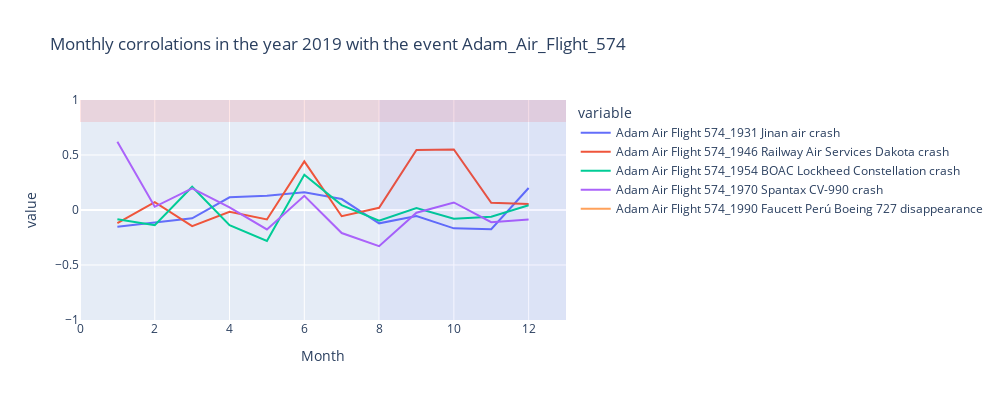
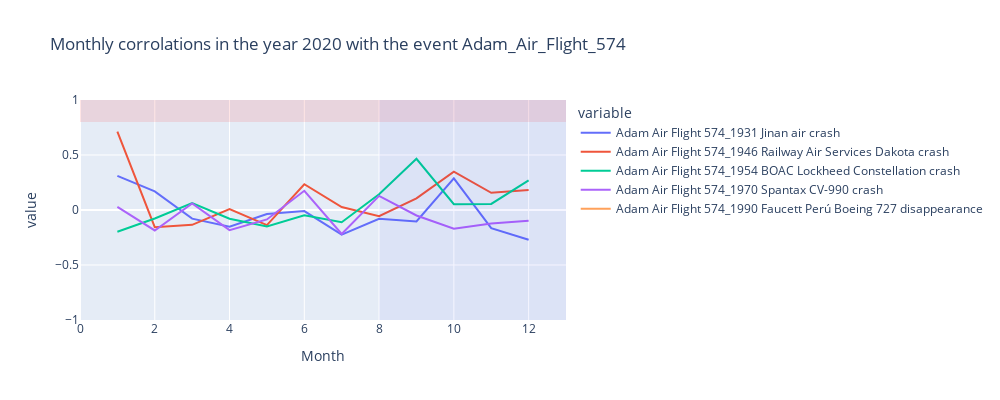
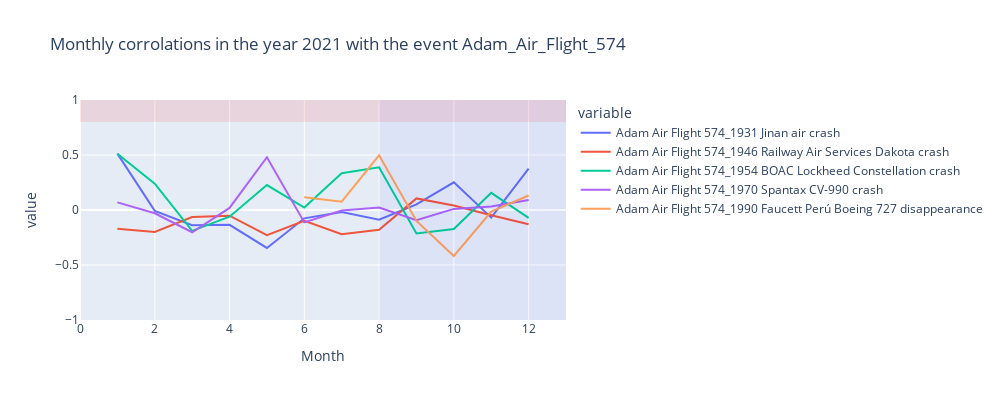
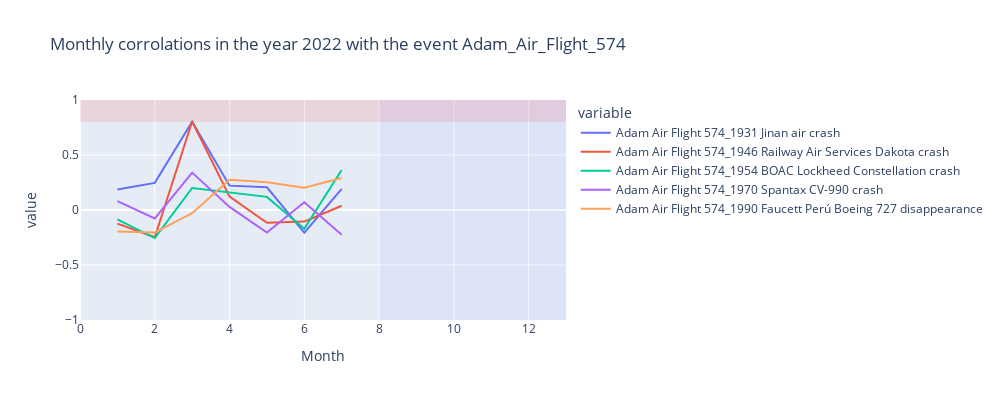

The notebook cell these images were saved under, in order:
### Code cell
plot_monthly_corr_cursh(yearly_corr,corr_dic['corr_Adam_Air_Flight_574'][:5], 'Adam_Air_Flight_574')

### Figure 1 — Plotly figure (JSON) as saved in the notebook; plotly's stock layout.template omitted (floating-point values rounded to 4 significant figures)
{"data": [{"hovertemplate": "variable=Adam Air Flight 574_1931 Jinan air crash<br>Month=%{x}<br>value=%{y}<extra></extra>", "legendgroup": "Adam Air Flight 574_1931 Jinan air crash", "line": {"color": "#636efa", "dash": "solid"}, "mode": "lines", "name": "Adam Air Flight 574_1931 Jinan air crash", "orientation": "v", "showlegend": true, "type": "scatter", "x": [1, 2, 3, 4, 5, 6, 7, 8, 9, 10, 11, 12], "xaxis": "x", "y": [-0.1522, -0.112, -0.07601, 0.1156, 0.1307, 0.1608, 0.09936, -0.1212, -0.05536, -0.1667, -0.174, 0.1999], "yaxis": "y"}, {"hovertemplate": "variable=Adam Air Flight 574_1946 Railway Air Services Dakota crash<br>Month=%{x}<br>value=%{y}<extra></extra>", "legendgroup": "Adam Air Flight 574_1946 Railway Air Services Dakota crash", "line": {"color": "#EF553B", "dash": "solid"}, "mode": "lines", "name": "Adam Air Flight 574_1946 Railway Air Services Dakota crash", "orientation": "v", "showlegend": true, "type": "scatter", "x": [1, 2, 3, 4, 5, 6, 7, 8, 9, 10, 11, 12], "xaxis": "x", "y": [-0.1203, 0.07156, -0.147, -0.01612, -0.08567, 0.442, -0.05624, 0.02048, 0.5451, 0.5499, 0.06495, 0.05383], "yaxis": "y"}, {"hovertemplate": "variable=Adam Air Flight 574_1954 BOAC Lockheed Constellation crash<br>Month=%{x}<br>value=%{y}<extra></extra>", "legendgroup": "Adam Air Flight 574_1954 BOAC Lockheed Constellation crash", "line": {"color": "#00cc96", "dash": "solid"}, "mode": "lines", "name": "Adam Air Flight 574_1954 BOAC Lockheed Constellation crash", "orientation": "v", "showlegend": true, "type": "scatter", "x": [1, 2, 3, 4, 5, 6, 7, 8, 9, 10, 11, 12], "xaxis": "x", "y": [-0.08506, -0.1376, 0.2111, -0.1382, -0.2821, 0.3205, 0.04449, -0.0978, 0.01796, -0.07903, -0.06203, 0.04372], "yaxis": "y"}, {"hovertemplate": "variable=Adam Air Flight 574_1970 Spantax CV-990 crash<br>Month=%{x}<br>value=%{y}<extra></extra>", "legendgroup": "Adam Air Flight 574_1970 Spantax CV-990 crash", "line": {"color": "#ab63fa", "dash": "solid"}, "mode": "lines", "name": "Adam Air Flight 574_1970 Spantax CV-990 crash", "orientation": "v", "showlegend": true, "type": "scatter", "x": [1, 2, 3, 4, 5, 6, 7, 8, 9, 10, 11, 12], "xaxis": "x", "y": [0.6214, 0.02929, 0.1969, 0.02332, -0.1765, 0.1295, -0.2093, -0.3291, -0.02522, 0.06862, -0.1102, -0.0875], "yaxis": "y"}, {"hovertemplate": "variable=Adam Air Flight 574_1990 Faucett Perú Boeing 727 disappearance<br>Month=%{x}<br>value=%{y}<extra></extra>", "legendgroup": "Adam Air Flight 574_1990 Faucett Perú Boeing 727 disappearance", "line": {"color": "#FFA15A", "dash": "solid"}, "mode": "lines", "name": "Adam Air Flight 574_1990 Faucett Perú Boeing 727 disappearance", "orientation": "v", "showlegend": true, "type": "scatter", "x": [1, 2, 3, 4, 5, 6, 7, 8, 9, 10, 11, 12], "xaxis": "x", "y": [null, null, null, null, null, null, null, null, null, null, null, null], "yaxis": "y"}], "layout": {"height": 400, "legend": {"title": {"text": "variable"}, "tracegroupgap": 0}, "shapes": [{"fillcolor": "red", "line": {"width": 0}, "opacity": 0.1, "type": "rect", "x0": 0, "x1": 1, "xref": "x domain", "y0": 0.8, "y1": 1, "yref": "y"}, {"fillcolor": "blue", "line": {"width": 0}, "opacity": 0.04, "type": "rect", "x0": 8, "x1": 20, "xref": "x", "y0": 0, "y1": 1, "yref": "y domain"}], "title": {"text": "Monthly corrolations in the year 2019 with the event Adam_Air_Flight_574"}, "width": 1000, "xaxis": {"anchor": "y", "domain": [0, 1], "range": [0, 13], "title": {"text": "Month"}}, "yaxis": {"anchor": "x", "domain": [0, 1], "range": [-1, 1], "title": {"text": "value"}}}}

### Figure 2 — Plotly figure (JSON) as saved in the notebook; plotly's stock layout.template omitted (floating-point values rounded to 4 significant figures)
{"data": [{"hovertemplate": "variable=Adam Air Flight 574_1931 Jinan air crash<br>Month=%{x}<br>value=%{y}<extra></extra>", "legendgroup": "Adam Air Flight 574_1931 Jinan air crash", "line": {"color": "#636efa", "dash": "solid"}, "mode": "lines", "name": "Adam Air Flight 574_1931 Jinan air crash", "orientation": "v", "showlegend": true, "type": "scatter", "x": [1, 2, 3, 4, 5, 6, 7, 8, 9, 10, 11, 12], "xaxis": "x", "y": [0.3104, 0.1692, -0.07875, -0.1527, -0.03697, -0.009582, -0.2246, -0.08024, -0.1042, 0.2879, -0.1653, -0.271], "yaxis": "y"}, {"hovertemplate": "variable=Adam Air Flight 574_1946 Railway Air Services Dakota crash<br>Month=%{x}<br>value=%{y}<extra></extra>", "legendgroup": "Adam Air Flight 574_1946 Railway Air Services Dakota crash", "line": {"color": "#EF553B", "dash": "solid"}, "mode": "lines", "name": "Adam Air Flight 574_1946 Railway Air Services Dakota crash", "orientation": "v", "showlegend": true, "type": "scatter", "x": [1, 2, 3, 4, 5, 6, 7, 8, 9, 10, 11, 12], "xaxis": "x", "y": [0.7121, -0.1563, -0.1346, 0.00929, -0.1371, 0.2344, 0.02703, -0.05601, 0.1054, 0.3482, 0.1568, 0.1826], "yaxis": "y"}, {"hovertemplate": "variable=Adam Air Flight 574_1954 BOAC Lockheed Constellation crash<br>Month=%{x}<br>value=%{y}<extra></extra>", "legendgroup": "Adam Air Flight 574_1954 BOAC Lockheed Constellation crash", "line": {"color": "#00cc96", "dash": "solid"}, "mode": "lines", "name": "Adam Air Flight 574_1954 BOAC Lockheed Constellation crash", "orientation": "v", "showlegend": true, "type": "scatter", "x": [1, 2, 3, 4, 5, 6, 7, 8, 9, 10, 11, 12], "xaxis": "x", "y": [-0.1978, -0.07732, 0.062, -0.07917, -0.1502, -0.04857, -0.1117, 0.1433, 0.4657, 0.05287, 0.05557, 0.2702], "yaxis": "y"}, {"hovertemplate": "variable=Adam Air Flight 574_1970 Spantax CV-990 crash<br>Month=%{x}<br>value=%{y}<extra></extra>", "legendgroup": "Adam Air Flight 574_1970 Spantax CV-990 crash", "line": {"color": "#ab63fa", "dash": "solid"}, "mode": "lines", "name": "Adam Air Flight 574_1970 Spantax CV-990 crash", "orientation": "v", "showlegend": true, "type": "scatter", "x": [1, 2, 3, 4, 5, 6, 7, 8, 9, 10, 11, 12], "xaxis": "x", "y": [0.029, -0.1859, 0.05995, -0.1827, -0.0857, 0.1746, -0.2179, 0.1285, -0.04968, -0.1703, -0.1224, -0.09747], "yaxis": "y"}, {"hovertemplate": "variable=Adam Air Flight 574_1990 Faucett Perú Boeing 727 disappearance<br>Month=%{x}<br>value=%{y}<extra></extra>", "legendgroup": "Adam Air Flight 574_1990 Faucett Perú Boeing 727 disappearance", "line": {"color": "#FFA15A", "dash": "solid"}, "mode": "lines", "name": "Adam Air Flight 574_1990 Faucett Perú Boeing 727 disappearance", "orientation": "v", "showlegend": true, "type": "scatter", "x": [1, 2, 3, 4, 5, 6, 7, 8, 9, 10, 11, 12], "xaxis": "x", "y": [null, null, null, null, null, null, null, null, null, null, null, null], "yaxis": "y"}], "layout": {"height": 400, "legend": {"title": {"text": "variable"}, "tracegroupgap": 0}, "shapes": [{"fillcolor": "red", "line": {"width": 0}, "opacity": 0.1, "type": "rect", "x0": 0, "x1": 1, "xref": "x domain", "y0": 0.8, "y1": 1, "yref": "y"}, {"fillcolor": "blue", "line": {"width": 0}, "opacity": 0.04, "type": "rect", "x0": 8, "x1": 20, "xref": "x", "y0": 0, "y1": 1, "yref": "y domain"}], "title": {"text": "Monthly corrolations in the year 2020 with the event Adam_Air_Flight_574"}, "width": 1000, "xaxis": {"anchor": "y", "domain": [0, 1], "range": [0, 13], "title": {"text": "Month"}}, "yaxis": {"anchor": "x", "domain": [0, 1], "range": [-1, 1], "title": {"text": "value"}}}}

### Figure 3 — Plotly figure (JSON) as saved in the notebook; plotly's stock layout.template omitted (floating-point values rounded to 4 significant figures)
{"data": [{"hovertemplate": "variable=Adam Air Flight 574_1931 Jinan air crash<br>Month=%{x}<br>value=%{y}<extra></extra>", "legendgroup": "Adam Air Flight 574_1931 Jinan air crash", "line": {"color": "#636efa", "dash": "solid"}, "mode": "lines", "name": "Adam Air Flight 574_1931 Jinan air crash", "orientation": "v", "showlegend": true, "type": "scatter", "x": [1, 2, 3, 4, 5, 6, 7, 8, 9, 10, 11, 12], "xaxis": "x", "y": [0.5128, -0.008295, -0.1377, -0.1344, -0.3451, -0.07571, -0.01783, -0.08821, 0.05057, 0.252, -0.06921, 0.3755], "yaxis": "y"}, {"hovertemplate": "variable=Adam Air Flight 574_1946 Railway Air Services Dakota crash<br>Month=%{x}<br>value=%{y}<extra></extra>", "legendgroup": "Adam Air Flight 574_1946 Railway Air Services Dakota crash", "line": {"color": "#EF553B", "dash": "solid"}, "mode": "lines", "name": "Adam Air Flight 574_1946 Railway Air Services Dakota crash", "orientation": "v", "showlegend": true, "type": "scatter", "x": [1, 2, 3, 4, 5, 6, 7, 8, 9, 10, 11, 12], "xaxis": "x", "y": [-0.1705, -0.1997, -0.06427, -0.05127, -0.228, -0.09893, -0.2201, -0.1791, 0.1054, 0.0402, -0.04704, -0.1298], "yaxis": "y"}, {"hovertemplate": "variable=Adam Air Flight 574_1954 BOAC Lockheed Constellation crash<br>Month=%{x}<br>value=%{y}<extra></extra>", "legendgroup": "Adam Air Flight 574_1954 BOAC Lockheed Constellation crash", "line": {"color": "#00cc96", "dash": "solid"}, "mode": "lines", "name": "Adam Air Flight 574_1954 BOAC Lockheed Constellation crash", "orientation": "v", "showlegend": true, "type": "scatter", "x": [1, 2, 3, 4, 5, 6, 7, 8, 9, 10, 11, 12], "xaxis": "x", "y": [0.5121, 0.239, -0.1894, -0.06037, 0.2266, 0.02259, 0.3336, 0.3881, -0.2135, -0.1729, 0.1561, -0.0715], "yaxis": "y"}, {"hovertemplate": "variable=Adam Air Flight 574_1970 Spantax CV-990 crash<br>Month=%{x}<br>value=%{y}<extra></extra>", "legendgroup": "Adam Air Flight 574_1970 Spantax CV-990 crash", "line": {"color": "#ab63fa", "dash": "solid"}, "mode": "lines", "name": "Adam Air Flight 574_1970 Spantax CV-990 crash", "orientation": "v", "showlegend": true, "type": "scatter", "x": [1, 2, 3, 4, 5, 6, 7, 8, 9, 10, 11, 12], "xaxis": "x", "y": [0.06949, -0.02944, -0.2023, 0.01854, 0.4794, -0.1129, -0.005493, 0.02323, -0.09288, 0.009906, 0.03139, 0.09144], "yaxis": "y"}, {"hovertemplate": "variable=Adam Air Flight 574_1990 Faucett Perú Boeing 727 disappearance<br>Month=%{x}<br>value=%{y}<extra></extra>", "legendgroup": "Adam Air Flight 574_1990 Faucett Perú Boeing 727 disappearance", "line": {"color": "#FFA15A", "dash": "solid"}, "mode": "lines", "name": "Adam Air Flight 574_1990 Faucett Perú Boeing 727 disappearance", "orientation": "v", "showlegend": true, "type": "scatter", "x": [1, 2, 3, 4, 5, 6, 7, 8, 9, 10, 11, 12], "xaxis": "x", "y": [null, null, null, null, null, 0.1159, 0.07531, 0.4973, -0.09902, -0.4179, -0.01411, 0.1314], "yaxis": "y"}], "layout": {"height": 400, "legend": {"title": {"text": "variable"}, "tracegroupgap": 0}, "shapes": [{"fillcolor": "red", "line": {"width": 0}, "opacity": 0.1, "type": "rect", "x0": 0, "x1": 1, "xref": "x domain", "y0": 0.8, "y1": 1, "yref": "y"}, {"fillcolor": "blue", "line": {"width": 0}, "opacity": 0.04, "type": "rect", "x0": 8, "x1": 20, "xref": "x", "y0": 0, "y1": 1, "yref": "y domain"}], "title": {"text": "Monthly corrolations in the year 2021 with the event Adam_Air_Flight_574"}, "width": 1000, "xaxis": {"anchor": "y", "domain": [0, 1], "range": [0, 13], "title": {"text": "Month"}}, "yaxis": {"anchor": "x", "domain": [0, 1], "range": [-1, 1], "title": {"text": "value"}}}}

### Figure 4 — Plotly figure (JSON) as saved in the notebook; plotly's stock layout.template omitted (floating-point values rounded to 4 significant figures)
{"data": [{"hovertemplate": "variable=Adam Air Flight 574_1931 Jinan air crash<br>Month=%{x}<br>value=%{y}<extra></extra>", "legendgroup": "Adam Air Flight 574_1931 Jinan air crash", "line": {"color": "#636efa", "dash": "solid"}, "mode": "lines", "name": "Adam Air Flight 574_1931 Jinan air crash", "orientation": "v", "showlegend": true, "type": "scatter", "x": [1, 2, 3, 4, 5, 6, 7, 8, 9, 10, 11, 12], "xaxis": "x", "y": [0.1859, 0.2467, 0.8029, 0.2214, 0.2059, -0.2066, 0.1924, null, null, null, null, null], "yaxis": "y"}, {"hovertemplate": "variable=Adam Air Flight 574_1946 Railway Air Services Dakota crash<br>Month=%{x}<br>value=%{y}<extra></extra>", "legendgroup": "Adam Air Flight 574_1946 Railway Air Services Dakota crash", "line": {"color": "#EF553B", "dash": "solid"}, "mode": "lines", "name": "Adam Air Flight 574_1946 Railway Air Services Dakota crash", "orientation": "v", "showlegend": true, "type": "scatter", "x": [1, 2, 3, 4, 5, 6, 7, 8, 9, 10, 11, 12], "xaxis": "x", "y": [-0.1234, -0.2475, 0.8049, 0.1217, -0.1162, -0.1053, 0.03851, null, null, null, null, null], "yaxis": "y"}, {"hovertemplate": "variable=Adam Air Flight 574_1954 BOAC Lockheed Constellation crash<br>Month=%{x}<br>value=%{y}<extra></extra>", "legendgroup": "Adam Air Flight 574_1954 BOAC Lockheed Constellation crash", "line": {"color": "#00cc96", "dash": "solid"}, "mode": "lines", "name": "Adam Air Flight 574_1954 BOAC Lockheed Constellation crash", "orientation": "v", "showlegend": true, "type": "scatter", "x": [1, 2, 3, 4, 5, 6, 7, 8, 9, 10, 11, 12], "xaxis": "x", "y": [-0.08558, -0.2553, 0.2003, 0.1603, 0.1193, -0.1714, 0.363, null, null, null, null, null], "yaxis": "y"}, {"hovertemplate": "variable=Adam Air Flight 574_1970 Spantax CV-990 crash<br>Month=%{x}<br>value=%{y}<extra></extra>", "legendgroup": "Adam Air Flight 574_1970 Spantax CV-990 crash", "line": {"color": "#ab63fa", "dash": "solid"}, "mode": "lines", "name": "Adam Air Flight 574_1970 Spantax CV-990 crash", "orientation": "v", "showlegend": true, "type": "scatter", "x": [1, 2, 3, 4, 5, 6, 7, 8, 9, 10, 11, 12], "xaxis": "x", "y": [0.08117, -0.07646, 0.3402, 0.02821, -0.2046, 0.07015, -0.2259, null, null, null, null, null], "yaxis": "y"}, {"hovertemplate": "variable=Adam Air Flight 574_1990 Faucett Perú Boeing 727 disappearance<br>Month=%{x}<br>value=%{y}<extra></extra>", "legendgroup": "Adam Air Flight 574_1990 Faucett Perú Boeing 727 disappearance", "line": {"color": "#FFA15A", "dash": "solid"}, "mode": "lines", "name": "Adam Air Flight 574_1990 Faucett Perú Boeing 727 disappearance", "orientation": "v", "showlegend": true, "type": "scatter", "x": [1, 2, 3, 4, 5, 6, 7, 8, 9, 10, 11, 12], "xaxis": "x", "y": [-0.1951, -0.2052, -0.02848, 0.2753, 0.252, 0.2018, 0.2905, null, null, null, null, null], "yaxis": "y"}], "layout": {"height": 400, "legend": {"title": {"text": "variable"}, "tracegroupgap": 0}, "shapes": [{"fillcolor": "red", "line": {"width": 0}, "opacity": 0.1, "type": "rect", "x0": 0, "x1": 1, "xref": "x domain", "y0": 0.8, "y1": 1, "yref": "y"}, {"fillcolor": "blue", "line": {"width": 0}, "opacity": 0.04, "type": "rect", "x0": 8, "x1": 20, "xref": "x", "y0": 0, "y1": 1, "yref": "y domain"}], "title": {"text": "Monthly corrolations in the year 2022 with the event Adam_Air_Flight_574"}, "width": 1000, "xaxis": {"anchor": "y", "domain": [0, 1], "range": [0, 13], "title": {"text": "Month"}}, "yaxis": {"anchor": "x", "domain": [0, 1], "range": [-1, 1], "title": {"text": "value"}}}}
